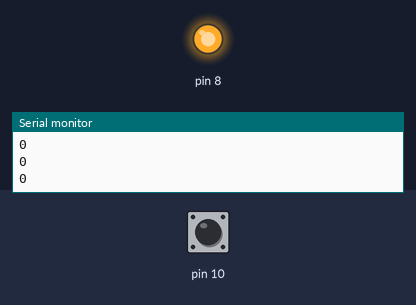
This sketch was run on a simulated Arduino Uno, built with avr-gcc and run on an emulated ATmega328P. Parts: output pins drawn as LEDs (lit = HIGH), the last lines printed to the serial monitor. Dashed ring = blinking. The inputs (shaded band) are chosen by the test bench; at power-on: pin 10 LOW.

Above: at 1.2 s.
1.3 s: pin 10 pulsed HIGH 2 times (0.12 s each, 0.3 s apart)
At 2.3 s:
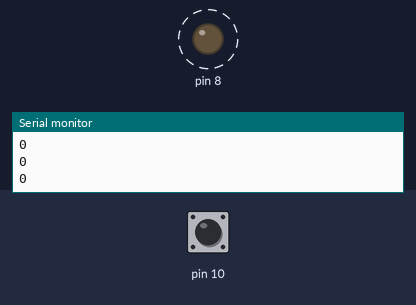
4.9 s: pin 10 driven HIGH
At 5.2 s:
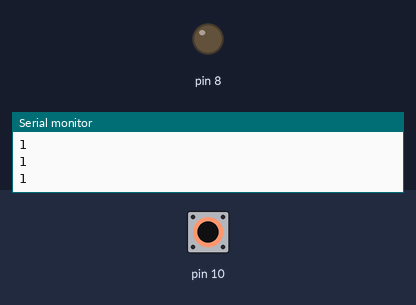
Timing chart, 0 to 7.9 s (numbered marks = the images above; inputs shaded):
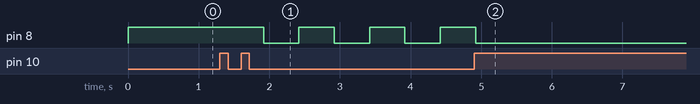

Measured:
- after the input at 1.3 s, pin 8: alternates HIGH for 0.50 s and LOW for 0.50 s, starting after 0.62 s
- after the input at 4.9 s, pin 8: goes on until 4.9 s, then stays LOW

The sketch:

one_led_pattern_blinkingusing_toggleswitch.ino
```cpp
int x=0;
void setup()
{
  Serial.begin(9600);
  pinMode(8,OUTPUT);
  pinMode(10,INPUT);

}

void loop()
{
  int c;
  c=digitalRead(10);
  //Serial.println(c);
  Serial.println(x);

  if(c==1)
  {
    while(digitalRead(10)==1);
    x++;

    if(x>2)
    {
      x=0;
    }
  }
  if(x==0)
  {
    digitalWrite(8,HIGH);
  }
  else if(x==1)
  {
    digitalWrite(8,HIGH);
    delay(500);
    digitalWrite(8,LOW);
    delay(500);
  }
  else if(x==2)
  {
    digitalWrite(8,LOW);
  }
}
```
